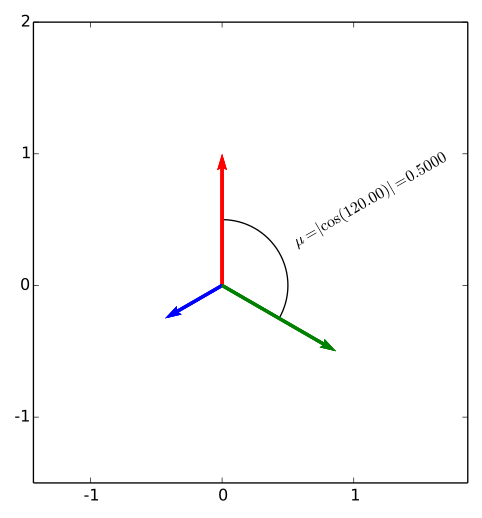

Recreate this plot in Python.
import numpy as np
import mc_plot

A=np.array([[0,-0.25*np.sqrt(3),0.5*np.sqrt(3)],[1,-0.25,-0.5]])
fig, ax = mc_plot.summary(A,0,2)
mc_plot.arc(ax, A, 0, 2)
fig.savefig("bound_plot.svg", transparent=True, bbox_inches='tight', pad_inches=0.15)
